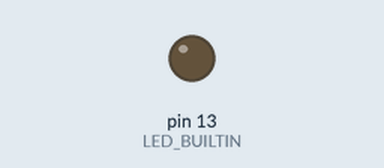
This sketch was run on a simulated Arduino Uno, built with avr-gcc and run on an emulated ATmega328P. Shown: output pins drawn as LEDs (lit = HIGH).

Above: at 1.5 s.
At 5.5 s:
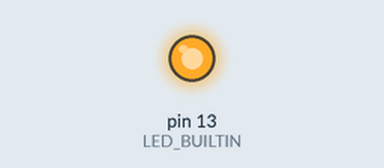
Timing chart, 0 to 10.4 s (numbered marks = the images above):
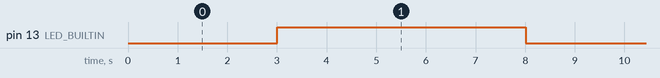

The sketch:

Ex5.ino
```cpp
#define LED_ON    1
#define LED_OFF   2

int T_on, T_off;
bool isOn;
int counter;
void setup() {
  // put your setup code here, to run once:
  T_on = 300;
  T_off = 500;
  isOn = 1;
  counter = 0;
  pinMode(LED_BUILTIN, OUTPUT);
}

void loop() {
  // put your main code here, to run repeatedly:
  if (isOn) {
    if (counter < T_on) counter++;
    else {
      isOn = 0;
      counter = 0;
      digitalWrite(LED_BUILTIN, HIGH);
      }
    }
  else {
    if (counter < T_off) counter++;
    else {
      isOn = 1;
      counter = 0;
      digitalWrite(LED_BUILTIN, LOW);
      }
   }

delay(10);
}
```

Measured:
- by itself, pin 13 (LED_BUILTIN): alternates HIGH for 5.0 s and LOW for 3.0 s
